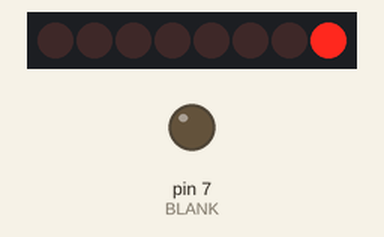
The sketch below on a simulated Arduino Uno, built with avr-gcc and run on an emulated ATmega328P. Parts: 8 shift-register outputs drawn as a row of LEDs (first output left, lit = HIGH), output pins drawn as LEDs (lit = HIGH). Wiring (inferred from the names in the program): shift register (74HC595): data pin 4; shift clock pin 5; latch pin 6. Wiring (inferred from the signals the program sends): row of LEDs: on Q0, Q1, Q2, Q3, Q4, Q5, Q6, Q7. Pins used as bus, display or sensor lines are not drawn.

Above: at 0.15 s.
At 5.06 s:
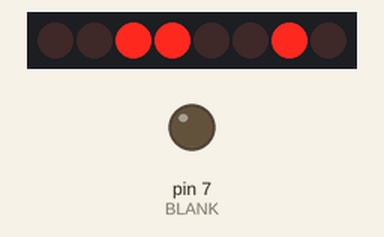
At 10.07 s:
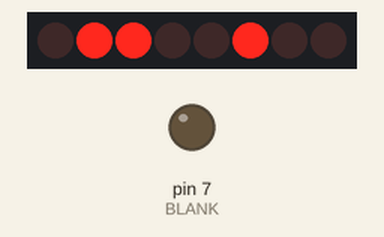
At 20.0 s:
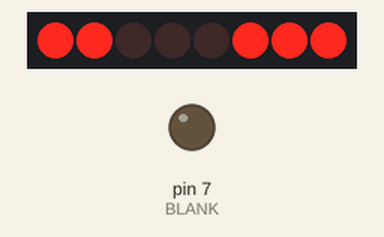
At 29.92 s:
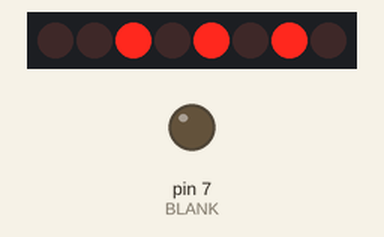
At 39.94 s:
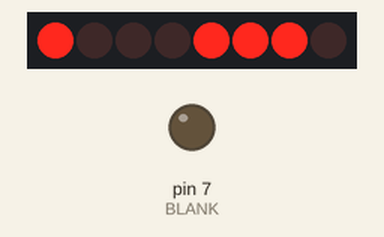
Timing chart, 0 to 40.0 s (numbered marks = the images above):
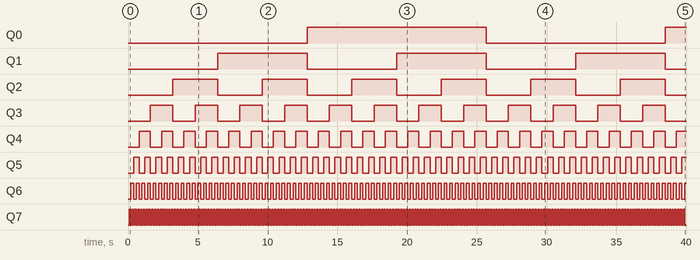

The sketch:

TLC59281_Shift_Reg.ino.ino
```cpp
// DM13A 16-segment LED digit driver demo
// Author Susan Amber Bruce 27/4/2025.

#define DAI 4  // SIN
#define DCK 5 // SCLK
#define LAT 6 // Input terminal of data strobe (pin 4 on DM13A)
#define BLANK 7

unsigned int nuffer[8] = {0b000000001,
                           0b00000010,
                           0b00000100,
                           0b00001000,
                           0b00010000,
                           0b00100000,
                           0b01000000,
                           0b10000000,
}; // Example bit patterns for 16 segments


unsigned int buffer[16] = {42345, 0, 2152, 0,
                  0, 15423, 0, 31666,
                  53261, 0, 12345, 0,
                  0, 42167, 0, 65535
}; // Example bit patterns for 16 segments

int smallDelay = 0;

void setup()
{
  Serial.begin(9600);
  pinMode(DAI, OUTPUT);
  pinMode(DCK, OUTPUT);
  pinMode(LAT, OUTPUT);
  pinMode(BLANK, OUTPUT);

  digitalWrite(DAI, LOW);
  digitalWrite(DCK, LOW);
  digitalWrite(LAT, LOW);
  digitalWrite(BLANK, LOW);
}

void loop()
{
  /*for (int i = 0; i < 8; i++) // Loop through all 16 segments
  {
    shiftOut(nuffer[i]); // Shift out the 16-bit value
    latch_output();      // Latch the data
    delay(100);
  }*/

  for (byte i = 0; i < 256; i++){
    shiftOut(i);
    latch_output();
    delay(100);
  }

}

void shiftOut(unsigned int data) // Function to shift out 16 bits
{
  for (unsigned int j = 0; j < 8; j++) // Loop through all 16 bits
  {
    unsigned int bit = (data >> j) & 0x01; // Extract the j-th bit
    digitalWrite(DAI, bit);       // Write the bit to DAI
    delay(smallDelay);
    digitalWrite(DCK, HIGH);      // Clock pulse
    delay(smallDelay);
    digitalWrite(DCK, LOW);
    delay(smallDelay);
  }
}

void latch_output() // Push latch pulse to LAT pin to latch the output data
{
  delay(smallDelay);
  digitalWrite(LAT, HIGH);
  delay(smallDelay);
  digitalWrite(LAT, LOW);
  delay(smallDelay);
}
```

Measured:
- by itself, Q0: LOW → HIGH at 12.8 s, → LOW 12.8 s later, → HIGH 12.8 s later
- by itself, Q1: alternates HIGH for 6.4 s and LOW for 6.4 s
- by itself, Q2: alternates HIGH for 3.2 s and LOW for 3.2 s
- by itself, Q3: alternates HIGH for 1.6 s and LOW for 1.6 s
- by itself, Q4: alternates HIGH for 0.80 s and LOW for 0.80 s
- by itself, Q5: alternates HIGH for 0.40 s and LOW for 0.40 s
- by itself, Q6: alternates HIGH for 0.20 s and LOW for 0.20 s
- by itself, Q7: alternates HIGH for 0.10 s and LOW for 0.10 s
